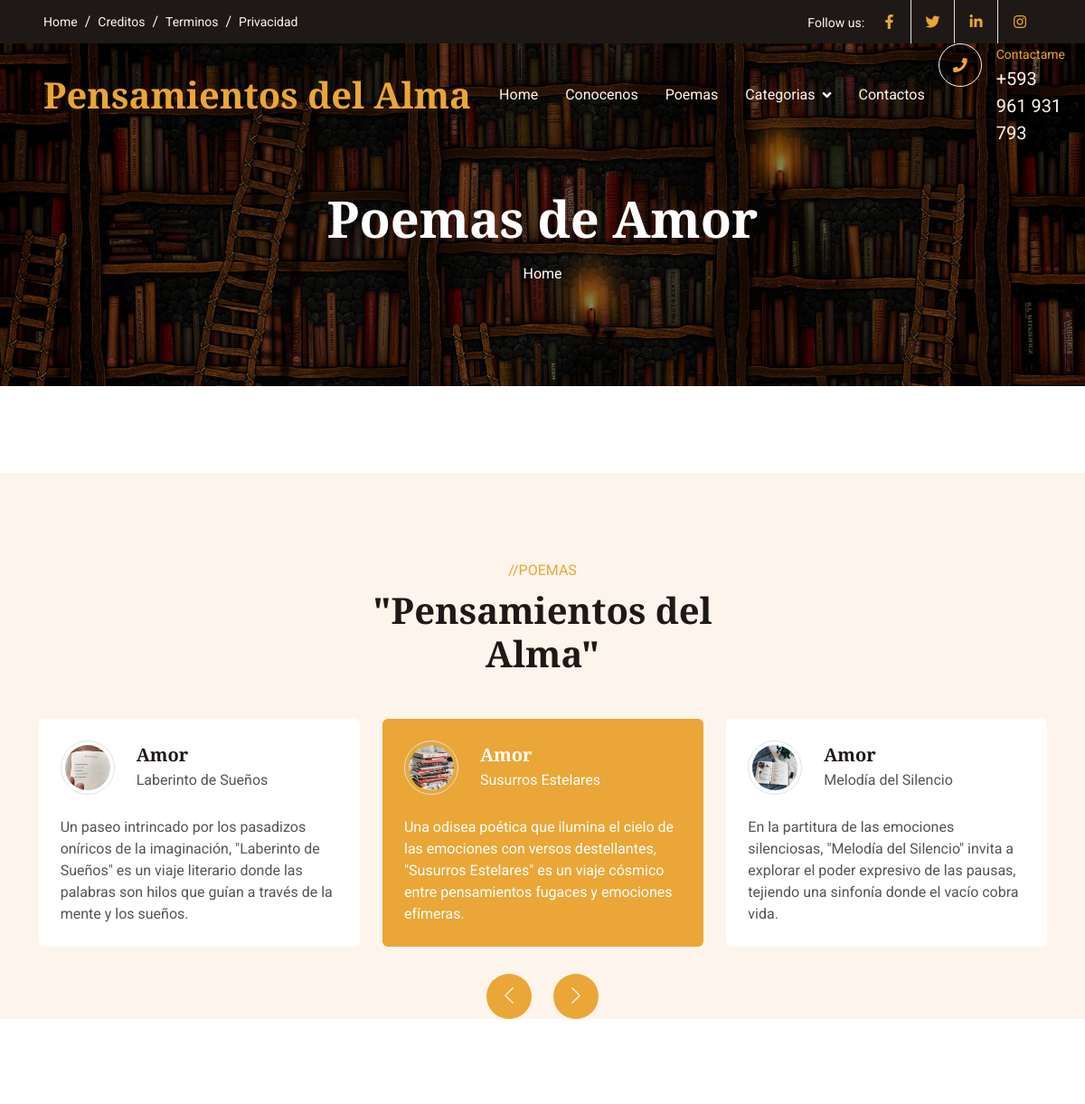
/amores/ (upper part), run on an earlier commit of the app's database.
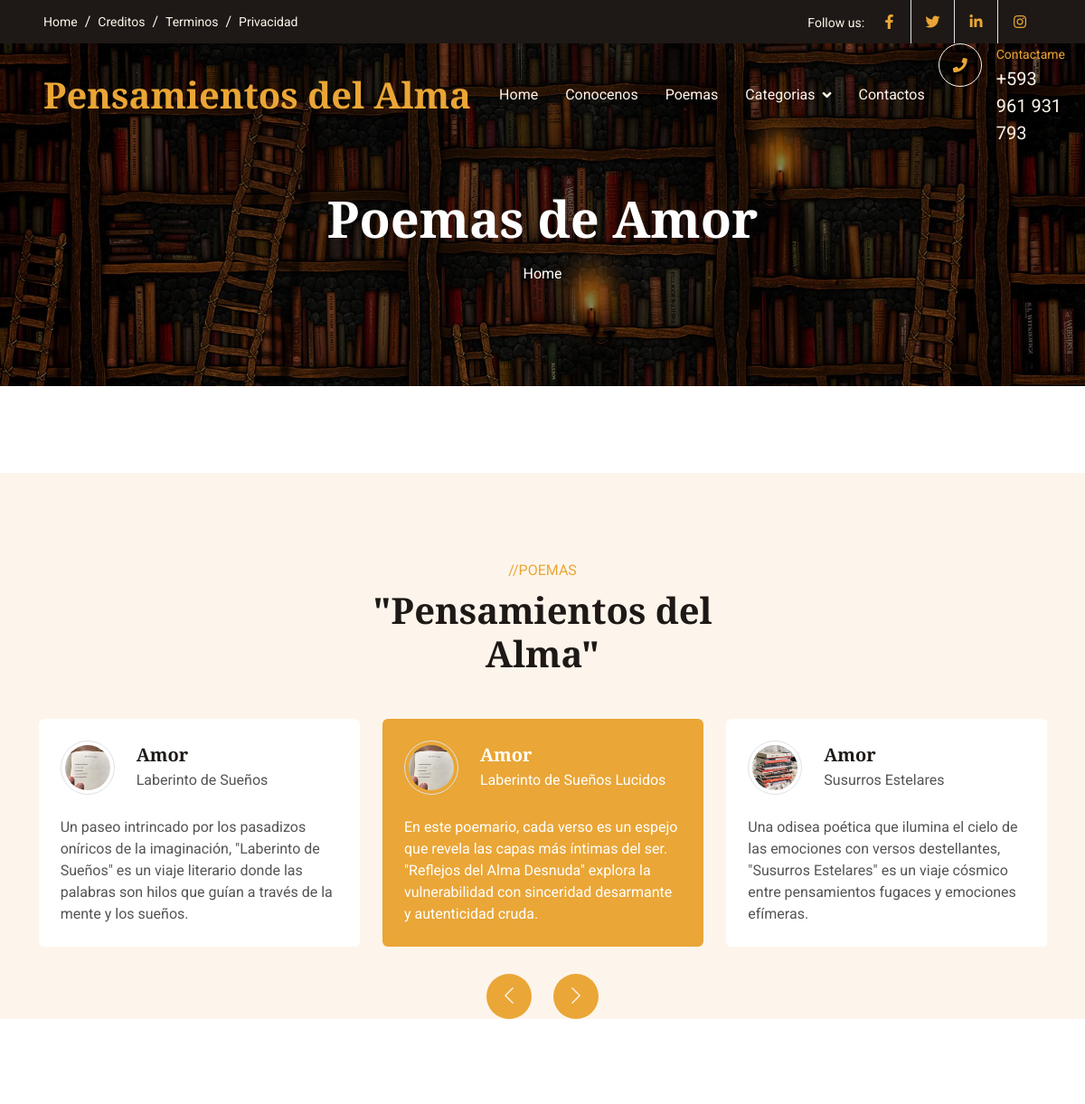
And on a later commit of the database.
### amores/models.py (models this page shows, shortened)
class Amores(models.Model):
    title=models.CharField(max_length=100, verbose_name="Título")
    subtitle=models.CharField(max_length=100, verbose_name="SubTítulo")
    content=models.TextField(verbose_name="Descipción")
    image=models.ImageField(upload_to="amor", verbose_name="Imagen")
    created=models.DateTimeField(auto_now_add=True, verbose_name="Fecha de Creación")
    updated=models.DateTimeField(auto_now=True, verbose_name="Fecha de Edición")
    class Meta:
        verbose_name="Poema de Amor"
        verbose_name_plural="poemas de Amor"
        ordering=['-created']

### amores/views.py (the view)
# urls.py: path('', views.amor, name="amor"),
def amor(request):
    amores = Amores.objects.all()
    return render(request,"amores/amor.html", {'amores':amores})

### amores/templates/amores/amor.html (shortened to what this page needs)
{% extends "core/base.html" %}
{% load static %}
{% block TitleHeader %}
<h1 class="display-4 text-white animated slideInDown mb-3">Poemas de Amor</h1>
{% endblock  %}
{% block content %}
<div class="container-xxl bg-light my-6 py-6 pb-0">
    <div class="container">
        <div class="text-center mx-auto mb-5 wow fadeInUp" data-wow-delay="0.1s" style="max-width: 500px;">
            <p class="text-primary text-uppercase mb-2">//POEMAS</p>
            <h1 class="display-6 mb-4">"Pensamientos del Alma"</h1>
        </div>
        <div class="owl-carousel testimonial-carousel wow fadeInUp" data-wow-delay="0.1s">
            {% for amores in amores %}
            <div class="testimonial-item bg-white rounded p-4">
                <div class="d-flex align-items-center mb-4">
                    <img class="flex-shrink-0 rounded-circle border p-1" src="{{amores.image.url}}" alt="">
                    <div class="ms-4">
                        <h5 class="mb-1">{{amores.title}}</h5>
                        <span>{{amores.subtitle}}</span>
                    </div>
                </div>
                <p class="mb-0">{{amores.content}}</p>
            </div>
            {% endfor %}
        </div>
    </div>
</div>
{% endblock  %}

What changed in the data, as far as the page shows it:
no longer on this page (row unchanged): Amores: image (picture), title "Amor", subtitle "Melodía del Silencio", content "En la partitura de las emociones silenciosas, \"Melodía del Silencio\" invita a explorar el poder expresivo de las pausas, tejiendo una sinfonía donde el vacío cobra vida."
added Amores: image (picture), title "Amor", subtitle "Laberinto de Sueños Lucidos", content "En este poemario, cada verso es un espejo que revela las capas más íntimas del ser. \"Reflejos del Alma Desnuda\" explora la vulnerabilidad con sinceridad desarmante y autenticidad cruda."
